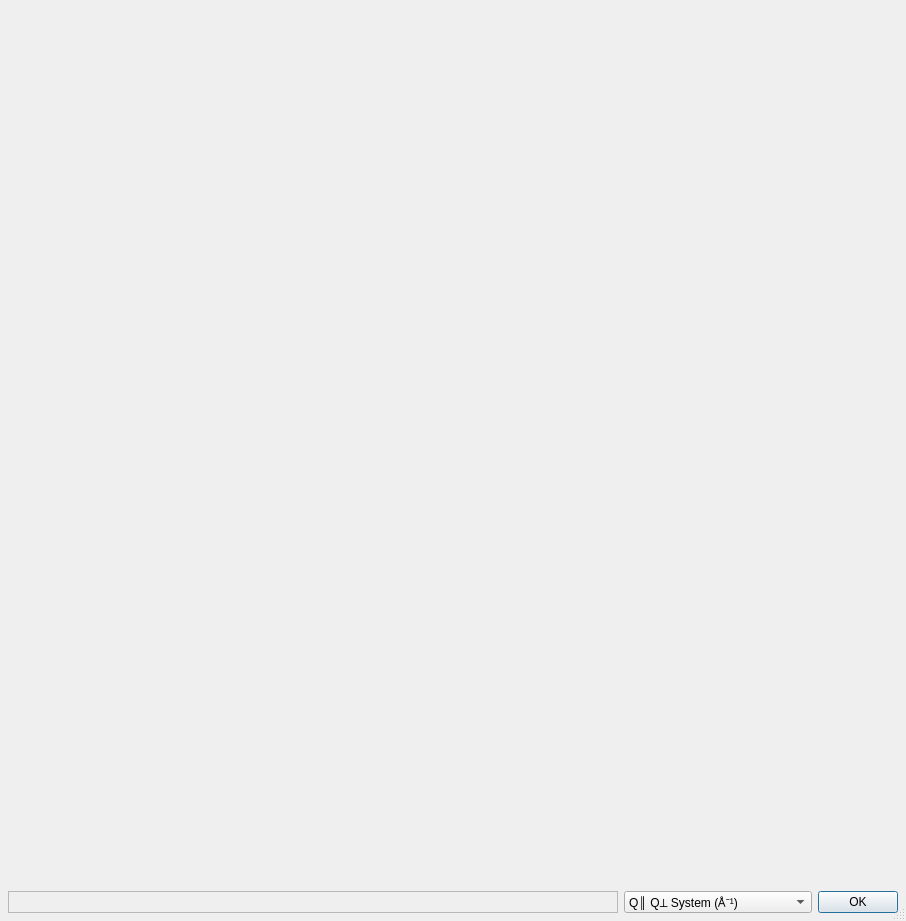
<?xml version="1.0" encoding="UTF-8"?>
<ui version="4.0">
 <class>EllipseDlg</class>
 <widget class="QDialog" name="EllipseDlg">
  <property name="geometry">
   <rect>
    <x>0</x>
    <y>0</y>
    <width>906</width>
    <height>921</height>
   </rect>
  </property>
  <property name="windowTitle">
   <string>Resolution Ellipses</string>
  </property>
  <property name="sizeGripEnabled">
   <bool>true</bool>
  </property>
  <layout class="QGridLayout" name="gridLayout">
   <property name="margin">
    <number>4</number>
   </property>
   <item row="0" column="0">
    <widget class="QwtPlot" name="plot1">
     <property name="sizePolicy">
      <sizepolicy hsizetype="MinimumExpanding" vsizetype="MinimumExpanding">
       <horstretch>1</horstretch>
       <verstretch>1</verstretch>
      </sizepolicy>
     </property>
    </widget>
   </item>
   <item row="2" column="0" colspan="2">
    <widget class="QFrame" name="frame">
     <property name="frameShape">
      <enum>QFrame::NoFrame</enum>
     </property>
     <property name="frameShadow">
      <enum>QFrame::Plain</enum>
     </property>
     <layout class="QHBoxLayout" name="horizontalLayout">
      <property name="margin">
       <number>4</number>
      </property>
      <item>
       <widget class="QLabel" name="labelStatus">
        <property name="sizePolicy">
         <sizepolicy hsizetype="Expanding" vsizetype="Preferred">
          <horstretch>0</horstretch>
          <verstretch>0</verstretch>
         </sizepolicy>
        </property>
        <property name="frameShape">
         <enum>QFrame::StyledPanel</enum>
        </property>
        <property name="frameShadow">
         <enum>QFrame::Sunken</enum>
        </property>
        <property name="text">
         <string/>
        </property>
       </widget>
      </item>
      <item>
       <widget class="QComboBox" name="comboCoord">
        <property name="sizePolicy">
         <sizepolicy hsizetype="Preferred" vsizetype="Preferred">
          <horstretch>0</horstretch>
          <verstretch>0</verstretch>
         </sizepolicy>
        </property>
        <item>
         <property name="text">
          <string>Q∥ Q⟂ System (Å⁻¹)</string>
         </property>
        </item>
        <item>
         <property name="text">
          <string>hkl System (rlu)</string>
         </property>
        </item>
        <item>
         <property name="text">
          <string>Scattering Plane System (rlu)</string>
         </property>
        </item>
       </widget>
      </item>
      <item>
       <widget class="QDialogButtonBox" name="buttonBox">
        <property name="sizePolicy">
         <sizepolicy hsizetype="Fixed" vsizetype="Fixed">
          <horstretch>0</horstretch>
          <verstretch>0</verstretch>
         </sizepolicy>
        </property>
        <property name="orientation">
         <enum>Qt::Horizontal</enum>
        </property>
        <property name="standardButtons">
         <set>QDialogButtonBox::Ok</set>
        </property>
       </widget>
      </item>
     </layout>
    </widget>
   </item>
   <item row="1" column="0">
    <widget class="QwtPlot" name="plot3">
     <property name="sizePolicy">
      <sizepolicy hsizetype="MinimumExpanding" vsizetype="MinimumExpanding">
       <horstretch>1</horstretch>
       <verstretch>1</verstretch>
      </sizepolicy>
     </property>
    </widget>
   </item>
   <item row="1" column="1">
    <widget class="QwtPlot" name="plot4">
     <property name="sizePolicy">
      <sizepolicy hsizetype="MinimumExpanding" vsizetype="MinimumExpanding">
       <horstretch>1</horstretch>
       <verstretch>1</verstretch>
      </sizepolicy>
     </property>
    </widget>
   </item>
   <item row="0" column="1">
    <widget class="QwtPlot" name="plot2">
     <property name="sizePolicy">
      <sizepolicy hsizetype="MinimumExpanding" vsizetype="MinimumExpanding">
       <horstretch>1</horstretch>
       <verstretch>1</verstretch>
      </sizepolicy>
     </property>
    </widget>
   </item>
  </layout>
 </widget>
 <customwidgets>
  <customwidget>
   <class>QwtPlot</class>
   <extends>QFrame</extends>
   <header>qwt_plot.h</header>
  </customwidget>
 </customwidgets>
 <tabstops>
  <tabstop>comboCoord</tabstop>
  <tabstop>buttonBox</tabstop>
 </tabstops>
 <resources/>
 <connections>
  <connection>
   <sender>buttonBox</sender>
   <signal>accepted()</signal>
   <receiver>EllipseDlg</receiver>
   <slot>accept()</slot>
   <hints>
    <hint type="sourcelabel">
     <x>248</x>
     <y>254</y>
    </hint>
    <hint type="destinationlabel">
     <x>157</x>
     <y>274</y>
    </hint>
   </hints>
  </connection>
  <connection>
   <sender>buttonBox</sender>
   <signal>rejected()</signal>
   <receiver>EllipseDlg</receiver>
   <slot>reject()</slot>
   <hints>
    <hint type="sourcelabel">
     <x>316</x>
     <y>260</y>
    </hint>
    <hint type="destinationlabel">
     <x>286</x>
     <y>274</y>
    </hint>
   </hints>
  </connection>
 </connections>
</ui>
